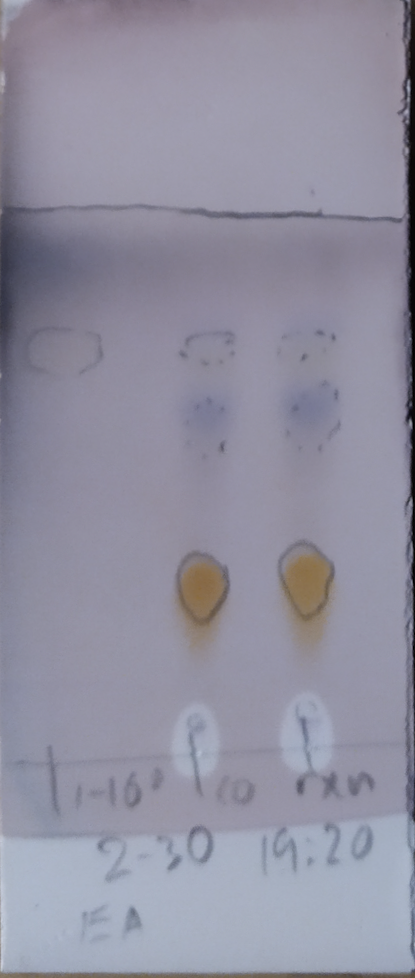
#> input picture cv_method/dataset/001.png, 415 x 978 px; its folder holds only this picture in this run
$ python -i utils.py   (imports and definitions only)
#> lines starting #> are read from the running program, lines starting #| are printed output that depends on the picture
import imp
import cv2 as cv
import numpy as np
from scipy import optimize
import os
import sys
__dir__ = os.path.dirname(os.path.abspath(__file__))
sys.path.append(os.path.abspath(os.path.join(__dir__, '../')))
from cv_method import findLine as fl


# [66 lines left out: functions imread, denoise, binarize, mask, centre_cnt, fit_circle, not called in this run]

>>> import cv2
>>> picture = cv2.imread('dataset/001.png', cv2.IMREAD_GRAYSCALE)
#> picture: shape (978, 415); min 0, max 205, mean 145.4
>>> result = denoise(picture)
#> in denoise, `cl = clahe.apply(blur)`:
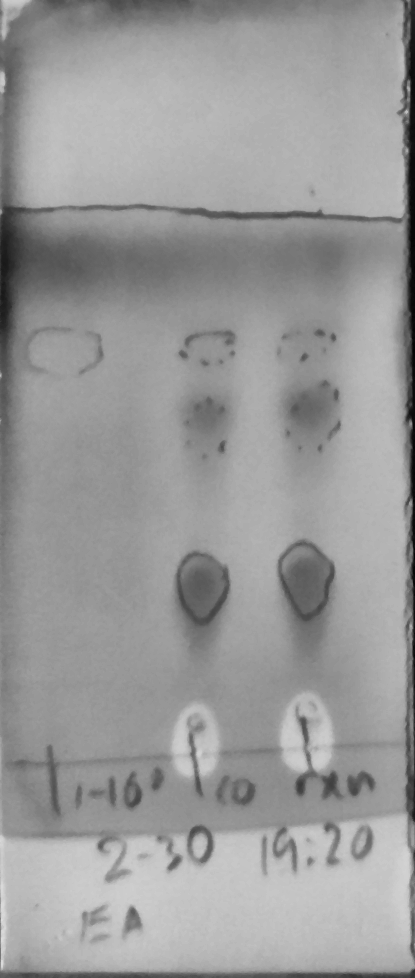
#> cl: shape (978, 415); min 3, max 220, mean 153.5

$ run again, on cv_method/dataset/002.png
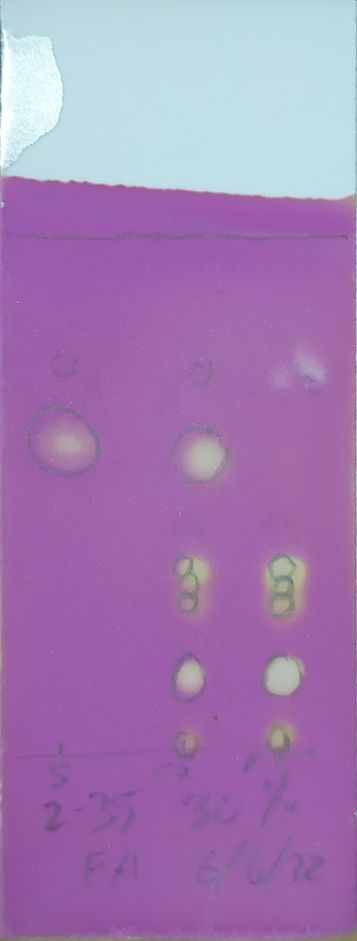
#> input picture cv_method/dataset/002.png, 357 x 941 px
#> `picture = cv2.imread('dataset/001.png', cv2.IMREAD_GRAYSCALE)`:
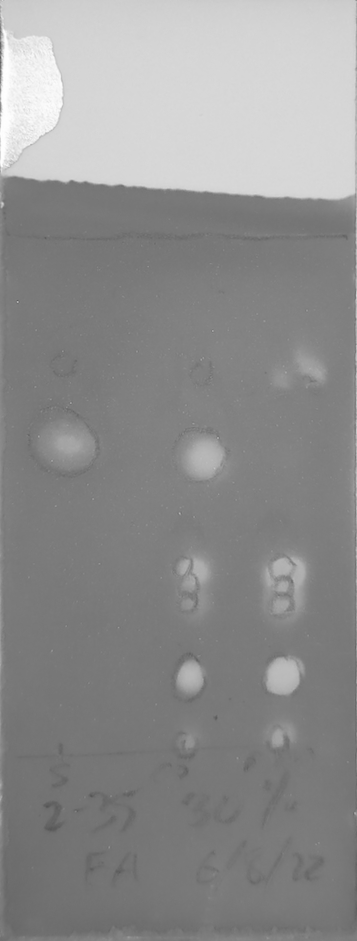
#> picture: shape (941, 357); min 85, max 255, mean 142.2
#> in denoise, `cl = clahe.apply(blur)`:
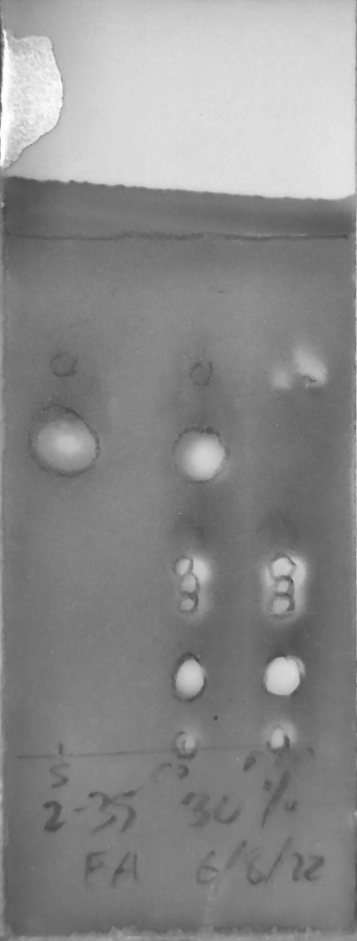
#> cl: shape (941, 357); min 67, max 254, mean 139.1

$ run again, on cv_method/dataset/003.png
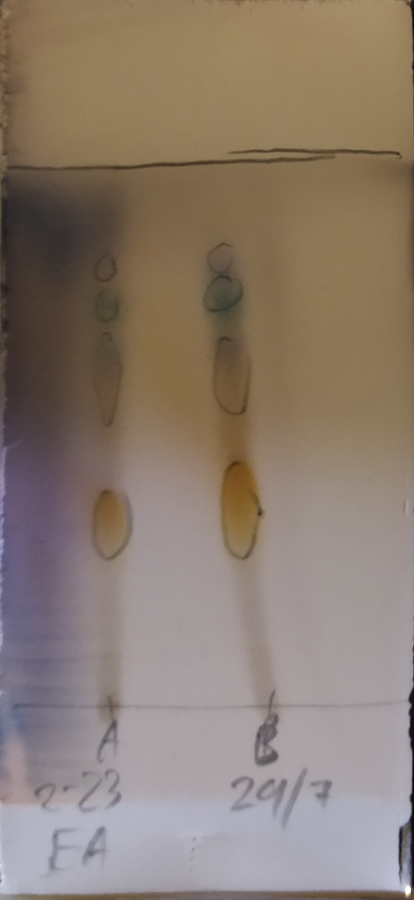
#> input picture cv_method/dataset/003.png, 414 x 900 px
#> `picture = cv2.imread('dataset/001.png', cv2.IMREAD_GRAYSCALE)`:
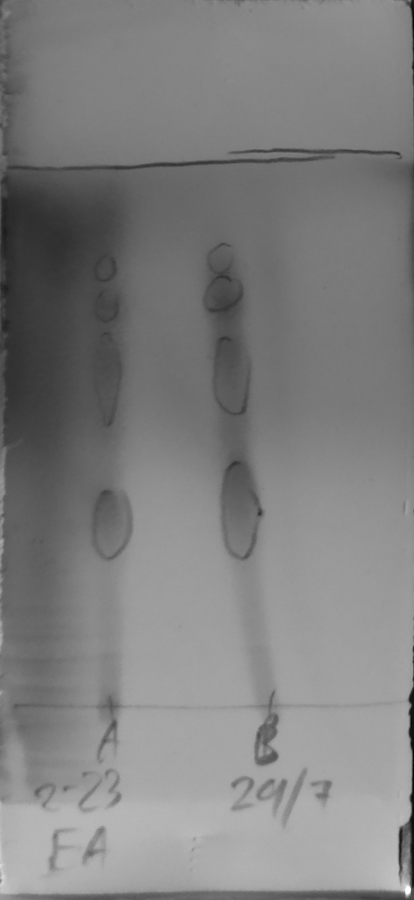
#> picture: shape (900, 414); min 5, max 255, mean 127.2
#> in denoise, `cl = clahe.apply(blur)`:
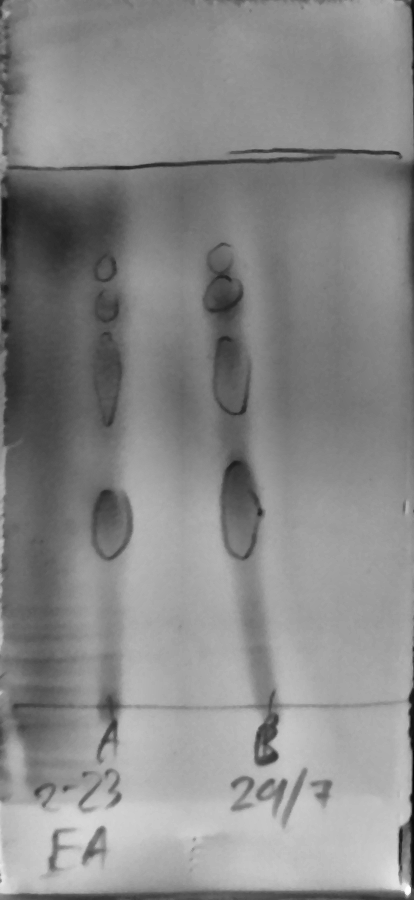
#> cl: shape (900, 414); min 5, max 254, mean 136.6

$ run again, on cv_method/dataset/004.png
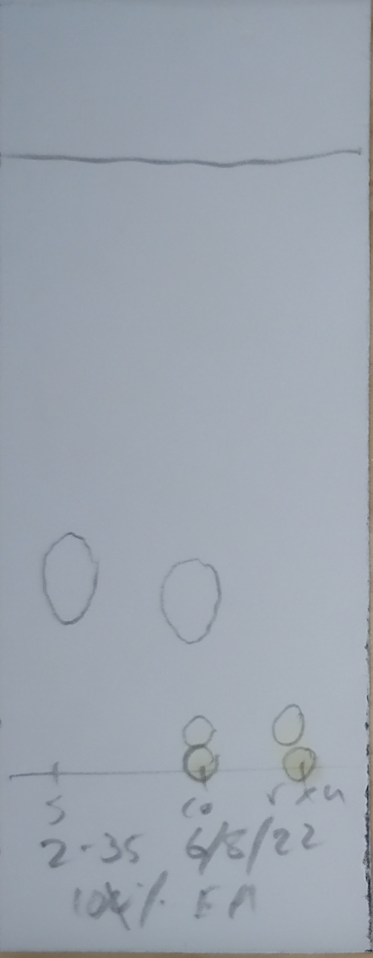
#> input picture cv_method/dataset/004.png, 373 x 958 px
#> in denoise, `cl = clahe.apply(blur)`:
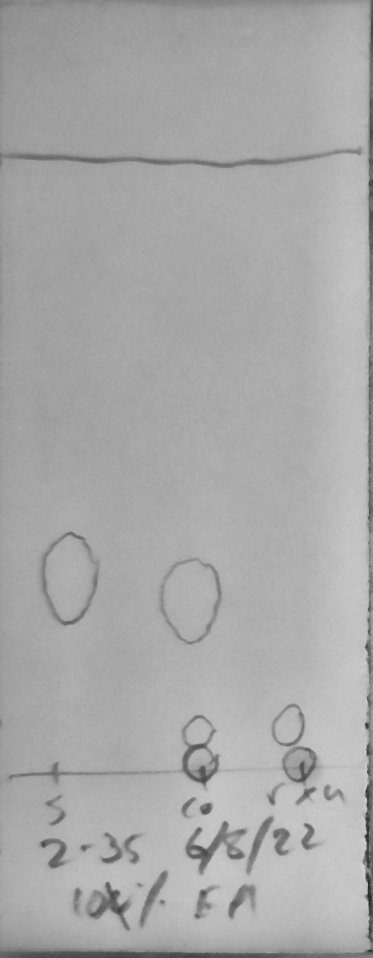
#> cl: shape (958, 373); min 40, max 208, mean 168.6
